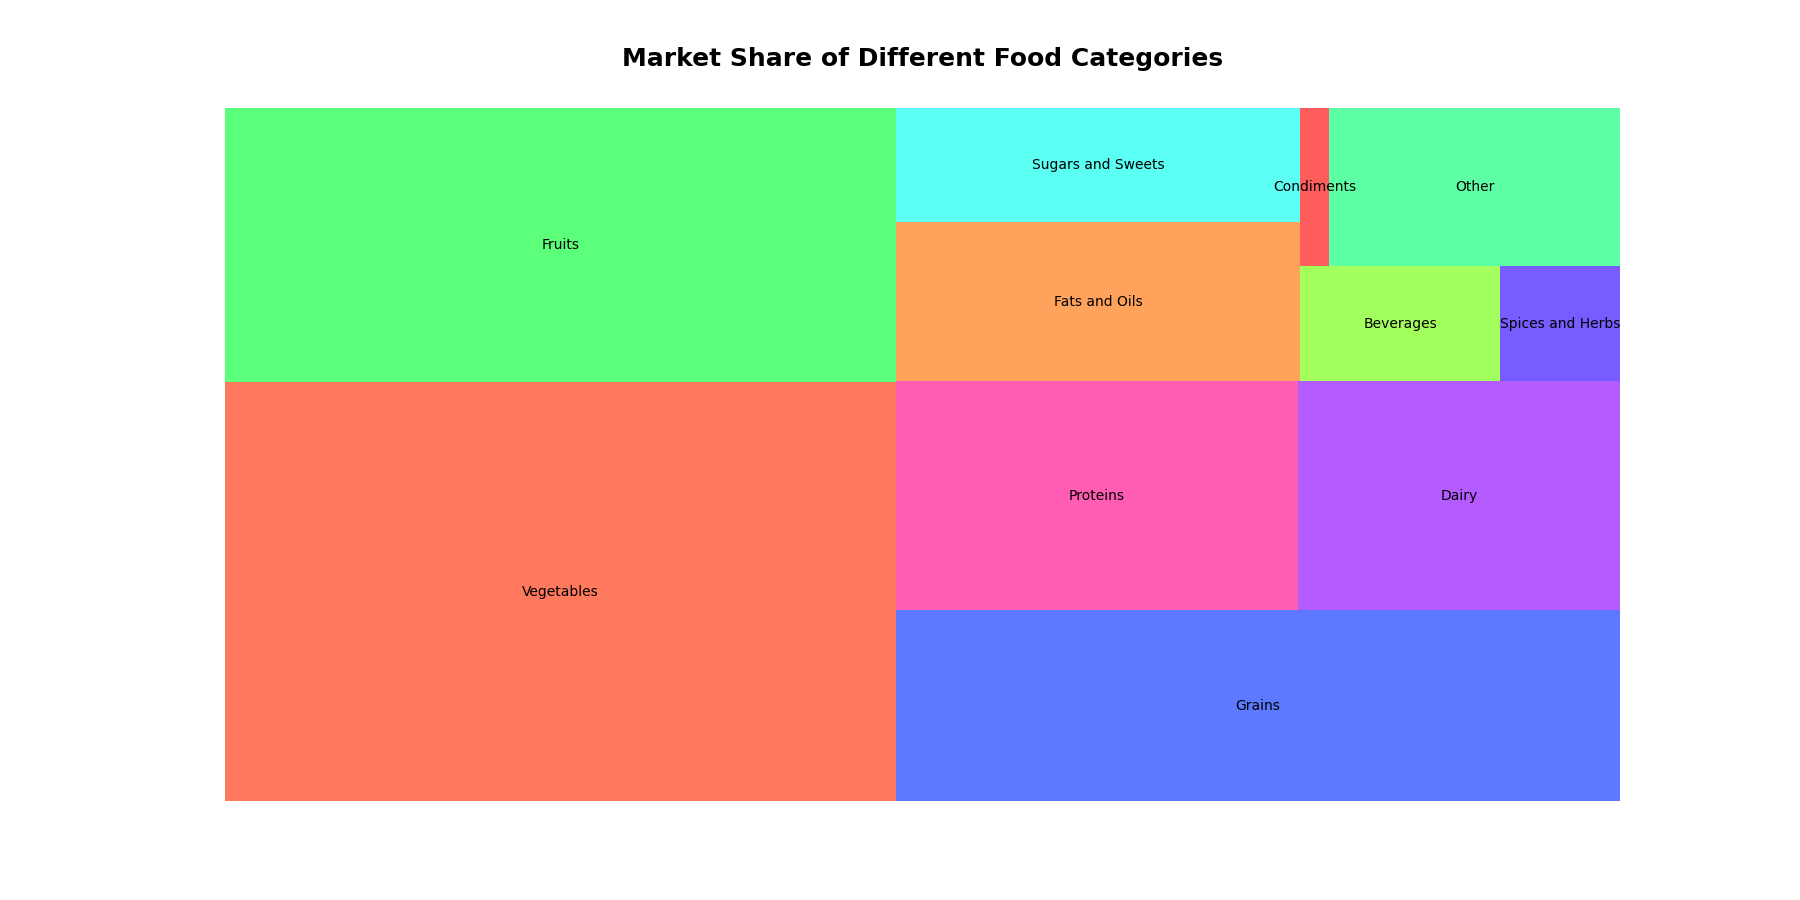

Recreate this plot in Python.

import matplotlib.pyplot as plt
import pandas as pd
import squarify

# Prepare the data
data = {
    'Category': ['Vegetables', 'Fruits', 'Grains', 'Proteins', 'Dairy', 'Fats and Oils',
                 'Sugars and Sweets', 'Beverages', 'Spices and Herbs', 'Condiments', 'Other'],
    'Market Share': [30.5, 20.0, 15.0, 10.0, 8.0, 7.0, 5.0, 2.5, 1.5, 0.5, 5.0]
}
df = pd.DataFrame(data)

# Create a color palette, mapped to these values
colors = ['#FF5733', '#33FF57', '#3357FF', '#FF33A1', '#A133FF', 
          '#FF8C33', '#33FFF0', '#8CFF33', '#5733FF', '#FF3333', '#33FF8C']

# Plot
plt.figure(figsize=(18, 9))
squarify.plot(sizes=df['Market Share'], label=df['Category'], color=colors, alpha=0.8)
plt.title('Market Share of Different Food Categories', fontsize=18, fontweight='bold', pad=30)
plt.axis('off')  # Removes the axes to create a treemap
plt.show()
